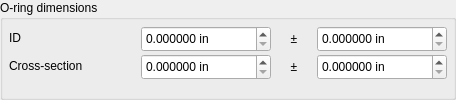
         <widget class="QGroupBox" name="ring_group">
          <property name="minimumSize">
           <size>
            <width>456</width>
            <height>0</height>
           </size>
          </property>
          <property name="maximumSize">
           <size>
            <width>456</width>
            <height>16777215</height>
           </size>
          </property>
          <property name="title">
           <string>O-ring dimensions</string>
          </property>
          <layout class="QVBoxLayout" name="ringLayout">
           <property name="spacing">
            <number>2</number>
           </property>
           <property name="leftMargin">
            <number>6</number>
           </property>
           <property name="topMargin">
            <number>6</number>
           </property>
           <property name="rightMargin">
            <number>6</number>
           </property>
           <property name="bottomMargin">
            <number>6</number>
           </property>
           <item>
            <layout class="QFormLayout" name="ring_form">
             <property name="horizontalSpacing">
              <number>2</number>
             </property>
             <property name="verticalSpacing">
              <number>2</number>
             </property>
             <property name="leftMargin">
              <number>0</number>
             </property>
             <property name="topMargin">
              <number>0</number>
             </property>
             <property name="rightMargin">
              <number>0</number>
             </property>
             <property name="bottomMargin">
              <number>0</number>
             </property>
             <item row="0" column="0">
              <widget class="QLabel" name="label_male_ring_id">
               <property name="minimumSize">
                <size>
                 <width>130</width>
                 <height>0</height>
                </size>
               </property>
               <property name="maximumSize">
                <size>
                 <width>130</width>
                 <height>16777215</height>
                </size>
               </property>
               <property name="text">
                <string>ID</string>
               </property>
              </widget>
             </item>
             <item row="0" column="1">
              <widget class="QFrame" name="dim_male_ring_id">
               <property name="frameShape">
                <enum>QFrame::Shape::NoFrame</enum>
               </property>
               <layout class="QHBoxLayout" name="hbox_male_ring_id">
                <property name="spacing">
                 <number>4</number>
                </property>
                <property name="leftMargin">
                 <number>0</number>
                </property>
                <property name="topMargin">
                 <number>0</number>
                </property>
                <property name="rightMargin">
                 <number>0</number>
                </property>
                <property name="bottomMargin">
                 <number>0</number>
                </property>
                <item>
                 <widget class="AdaptiveSpinBox" name="spin_male_ring_id_nom">
                  <property name="minimumSize">
                   <size>
                    <width>130</width>
                    <height>26</height>
                   </size>
                  </property>
                  <property name="maximumSize">
                   <size>
                    <width>130</width>
                    <height>16777215</height>
                   </size>
                  </property>
                  <property name="keyboardTracking">
                   <bool>false</bool>
                  </property>
                  <property name="suffix">
                   <string> in</string>
                  </property>
                  <property name="decimals">
                   <number>6</number>
                  </property>
                  <property name="minimum">
                   <double>0.000000000000000</double>
                  </property>
                  <property name="maximum">
                   <double>10000.000000000000000</double>
                  </property>
                  <property name="singleStep">
                   <double>0.001000000000000</double>
                  </property>
                  <property name="value">
                   <double>0.000000000000000</double>
                  </property>
                 </widget>
                </item>
                <item>
                 <widget class="QLabel" name="plusminus_male_ring_id">
                  <property name="text">
                   <string>±</string>
                  </property>
                  <property name="alignment">
                   <set>Qt::AlignmentFlag::AlignCenter</set>
                  </property>
                 </widget>
                </item>
                <item>
                 <widget class="AdaptiveSpinBox" name="spin_male_ring_id_tol">
                  <property name="minimumSize">
                   <size>
                    <width>130</width>
                    <height>26</height>
                   </size>
                  </property>
                  <property name="maximumSize">
                   <size>
                    <width>130</width>
                    <height>16777215</height>
                   </size>
                  </property>
                  <property name="keyboardTracking">
                   <bool>false</bool>
                  </property>
                  <property name="suffix">
                   <string> in</string>
                  </property>
                  <property name="decimals">
                   <number>6</number>
                  </property>
                  <property name="maximum">
                   <double>10000.000000000000000</double>
                  </property>
                  <property name="singleStep">
                   <double>0.001000000000000</double>
                  </property>
                  <property name="value">
                   <double>0.000000000000000</double>
                  </property>
                 </widget>
                </item>
               </layout>
              </widget>
             </item>
             <item row="1" column="0">
              <widget class="QLabel" name="label_male_section">
               <property name="minimumSize">
                <size>
                 <width>130</width>
                 <height>0</height>
                </size>
               </property>
               <property name="maximumSize">
                <size>
                 <width>130</width>
                 <height>16777215</height>
                </size>
               </property>
               <property name="text">
                <string>Cross-section</string>
               </property>
              </widget>
             </item>
             <item row="1" column="1">
              <widget class="QFrame" name="dim_male_section">
               <property name="frameShape">
                <enum>QFrame::Shape::NoFrame</enum>
               </property>
               <layout class="QHBoxLayout" name="hbox_male_section">
                <property name="spacing">
                 <number>4</number>
                </property>
                <property name="leftMargin">
                 <number>0</number>
                </property>
                <property name="topMargin">
                 <number>0</number>
                </property>
                <property name="rightMargin">
                 <number>0</number>
                </property>
                <property name="bottomMargin">
                 <number>0</number>
                </property>
                <item>
                 <widget class="AdaptiveSpinBox" name="spin_male_section_nom">
                  <property name="minimumSize">
                   <size>
                    <width>130</width>
                    <height>26</height>
                   </size>
                  </property>
                  <property name="maximumSize">
                   <size>
                    <width>130</width>
                    <height>16777215</height>
                   </size>
                  </property>
                  <property name="keyboardTracking">
                   <bool>false</bool>
                  </property>
                  <property name="suffix">
                   <string> in</string>
                  </property>
                  <property name="decimals">
                   <number>6</number>
                  </property>
                  <property name="minimum">
                   <double>0.000000000000000</double>
                  </property>
                  <property name="maximum">
                   <double>10000.000000000000000</double>
                  </property>
                  <property name="singleStep">
                   <double>0.001000000000000</double>
                  </property>
                  <property name="value">
                   <double>0.000000000000000</double>
                  </property>
                 </widget>
                </item>
                <item>
                 <widget class="QLabel" name="plusminus_male_section">
                  <property name="text">
                   <string>±</string>
                  </property>
                  <property name="alignment">
                   <set>Qt::AlignmentFlag::AlignCenter</set>
                  </property>
                 </widget>
                </item>
                <item>
                 <widget class="AdaptiveSpinBox" name="spin_male_section_tol">
                  <property name="minimumSize">
                   <size>
                    <width>130</width>
                    <height>26</height>
                   </size>
                  </property>
                  <property name="maximumSize">
                   <size>
                    <width>130</width>
                    <height>16777215</height>
                   </size>
                  </property>
                  <property name="keyboardTracking">
                   <bool>false</bool>
                  </property>
                  <property name="suffix">
                   <string> in</string>
                  </property>
                  <property name="decimals">
                   <number>6</number>
                  </property>
                  <property name="maximum">
                   <double>10000.000000000000000</double>
                  </property>
                  <property name="singleStep">
                   <double>0.001000000000000</double>
                  </property>
                  <property name="value">
                   <double>0.000000000000000</double>
                  </property>
                 </widget>
                </item>
               </layout>
              </widget>
             </item>
            </layout>
           </item>
          </layout>
         </widget>
